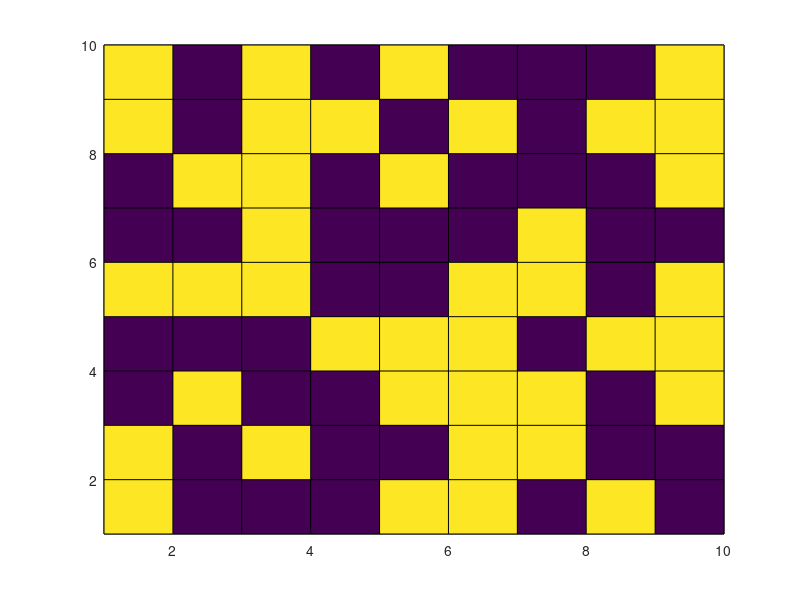

MATLAB code for this plot:

A = round(rand(10));

 %size of the matrix

[m_len, n_len] = size(A);
mylife = A;
disp(mylife)
% Declaring Brix
B = ones(3,3); % subMatix

for i = 2 : (m_len-1)
    for j = 2 : (n_len-1)
% Counting number of nearest neighbourhood
count = B(1,1)*A(i-1,j-1) + B(1,2)*A(i-1,j) + B(1,3)*A(i-1,j+1) + B(2,1)*A(i,j-1) + B(2,2)*A(i,j) + B(2,3)*A(i,j+1) + B(3,1)*A(i+1,j-1) + B(3,2)*A(i+1,j) + B(3,3)*A(i+1,j+1) - A(i,j);
% if less than 2 neighbours are live, then live cell will be dead
%by underpopulation rule
        if (A(i,j) == 1 && count < 2)
           mylife(i,j) = 0;
        end
% if exactly 2 or 3 neighbouts are live, then live cell will move
%to next generation rule
        if (A(i,j) == 1 && count == 2 || count == 3 )
           mylife(i,j) = 1;
        end
% if more than 3 neighbours are live, then live cell will be dead
%due to overpopulation rule
        if (A(i,j) == 1 && count > 3)
           mylife(i,j) = 0;
        end
% Any dead Cell will become live when exactly 3 neighbours are live
%like reproduction rule
        if (A(i,j) == 0 && count == 3)
           mylife(i,j) = 1;
        end
    end

% Displaying Output
mylife = A;
pause(0.01)
pcolor(mylife)
grid on
end
%% Function Body end